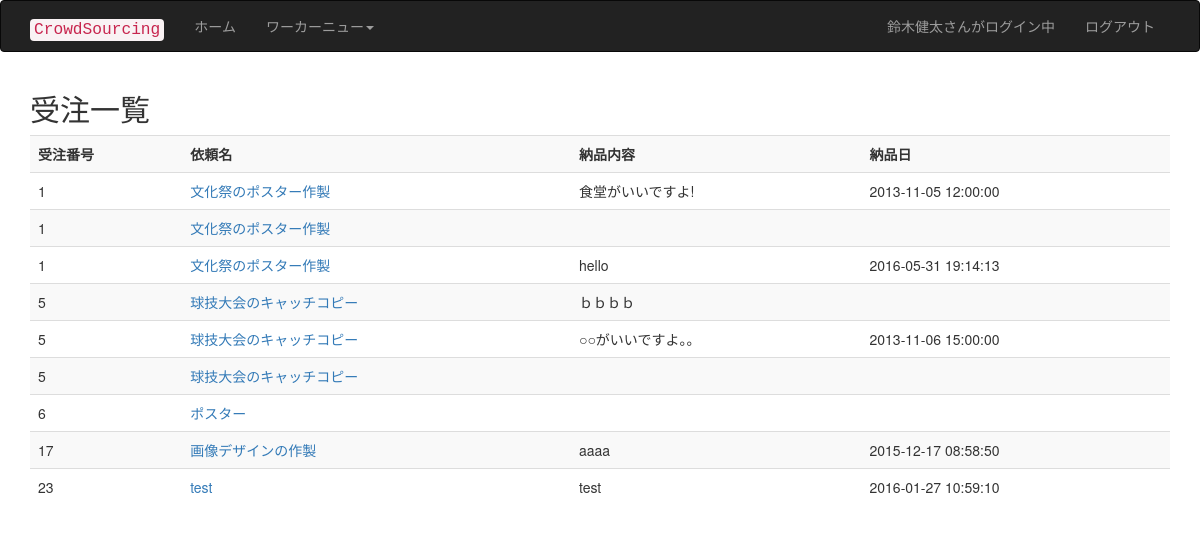
Page /delist.php (signed in) on the committed database.
### tables this page shows
CREATE TABLE IF NOT EXISTS `tb_receive` (
  `requestid` int(11) NOT NULL,
  `userid` varchar(32) NOT NULL,
  `dgresult` int(11) DEFAULT NULL,
  `comment` varchar(1000) NOT NULL,
  `rday` datetime NOT NULL,
  `eday` datetime DEFAULT NULL,
  UNIQUE KEY `requestid` (`requestid`,`userid`)
);

CREATE TABLE IF NOT EXISTS `tb_request` (
  `requestid` int(11) NOT NULL AUTO_INCREMENT,
  `rname` varchar(128) NOT NULL,
  `sdate` date NOT NULL,
  `edate` date NOT NULL,
  `contents` varchar(1000) NOT NULL,
  `point` int(11) NOT NULL,
  `genre` int(11) NOT NULL,
  `perpicient` int(11) DEFAULT NULL,
  `amethod` int(11) NOT NULL,
  `requserid` varchar(16) NOT NULL,
  `rpoint` int(11) NOT NULL,
  PRIMARY KEY (`requestid`)
);

### delist.php (the view, shortened to what this page needs)
<?php
include('page_header.php');
echo "<h2>受注一覧</h2>";
$sql = "SELECT * FROM  tb_receive 	natural join tb_request order by requestid";
include 'db_inc.php';
$rs = mysql_query($sql, $conn);
echo '<table  class="table table-striped table-hover">';
echo '<tr><th class="number" title="クリックで並び替え">受注番号</th><th>依頼名</th><th class="number" title="クリックで並び替え">納品内容</th><th class="number" title="クリックで並び替え">納品日</th>';
while ( $row = mysql_fetch_array($rs) ) {
	echo '<tr>';
	echo '<td>' . $row['requestid'] . '</td>';
	echo '<td><a href = "reqclear.php?rid='. $row['requestid'].'">' . $row['rname'] . '</a></td>';
	echo '<td>' . $row['comment'] . '</td>';
	echo '<td>' . $row['eday']   . '</td>';
	echo '</tr>';
}
echo '</table>';
include('page_footer.php');
?>

### rows in the picture
tb_receive: requestid "1", requestid.rname "文化祭のポスター作製", comment "食堂がいいですよ!", eday "2013-11-05 12:00:00"
tb_receive: requestid "1", requestid.rname "文化祭のポスター作製"
tb_receive: requestid "1", requestid.rname "文化祭のポスター作製", comment "hello", eday "2016-05-31 19:14:13"
tb_receive: requestid "5", requestid.rname "球技大会のキャッチコピー", comment "ｂｂｂｂ"
tb_receive: requestid "5", requestid.rname "球技大会のキャッチコピー", comment "○○がいいですよ。。", eday "2013-11-06 15:00:00"
tb_receive: requestid "5", requestid.rname "球技大会のキャッチコピー"
tb_receive: requestid "6", requestid.rname "ポスター"
tb_receive: requestid "17", requestid.rname "画像デザインの作製", comment "aaaa", eday "2015-12-17 08:58:50"
tb_receive: requestid "23", requestid.rname "test", comment "test", eday "2016-01-27 10:59:10"

### other values in the picture
$s[$i] "ワーカー"
$_SESSION['uname'] "鈴木健太"
$label "ログアウト"
